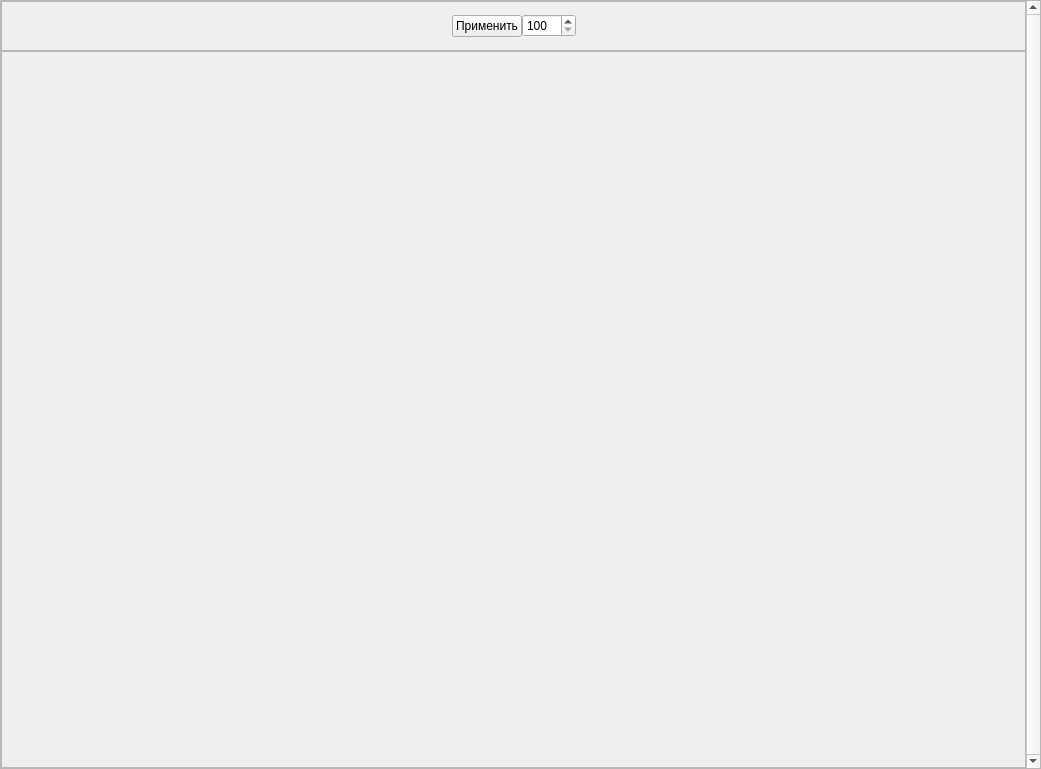
<?xml version="1.0" encoding="UTF-8"?>
<ui version="4.0">
 <class>MainWindow</class>
 <widget class="QMainWindow" name="MainWindow">
  <property name="geometry">
   <rect>
    <x>0</x>
    <y>0</y>
    <width>1041</width>
    <height>769</height>
   </rect>
  </property>
  <property name="windowTitle">
   <string>MainWindow</string>
  </property>
  <widget class="QWidget" name="centralwidget">
   <layout class="QHBoxLayout" name="horizontalLayout_2">
    <property name="spacing">
     <number>0</number>
    </property>
    <property name="leftMargin">
     <number>0</number>
    </property>
    <property name="topMargin">
     <number>0</number>
    </property>
    <property name="rightMargin">
     <number>0</number>
    </property>
    <property name="bottomMargin">
     <number>0</number>
    </property>
    <item>
     <widget class="QScrollArea" name="scrollArea">
      <property name="verticalScrollBarPolicy">
       <enum>Qt::ScrollBarAlwaysOn</enum>
      </property>
      <property name="widgetResizable">
       <bool>true</bool>
      </property>
      <widget class="QWidget" name="scrollAreaWidgetContents">
       <property name="geometry">
        <rect>
         <x>0</x>
         <y>0</y>
         <width>1022</width>
         <height>767</height>
        </rect>
       </property>
       <layout class="QVBoxLayout" name="verticalLayout_2">
        <property name="spacing">
         <number>0</number>
        </property>
        <property name="sizeConstraint">
         <enum>QLayout::SetMinimumSize</enum>
        </property>
        <property name="leftMargin">
         <number>0</number>
        </property>
        <property name="topMargin">
         <number>0</number>
        </property>
        <property name="rightMargin">
         <number>0</number>
        </property>
        <property name="bottomMargin">
         <number>0</number>
        </property>
        <item>
         <layout class="QGridLayout" name="gridLayout">
          <property name="spacing">
           <number>0</number>
          </property>
          <item row="1" column="0">
           <widget class="QFrame" name="layers_frame">
            <property name="layoutDirection">
             <enum>Qt::LeftToRight</enum>
            </property>
            <property name="frameShape">
             <enum>QFrame::StyledPanel</enum>
            </property>
            <property name="frameShadow">
             <enum>QFrame::Raised</enum>
            </property>
            <layout class="QVBoxLayout" name="ooo">
             <property name="spacing">
              <number>0</number>
             </property>
             <property name="leftMargin">
              <number>0</number>
             </property>
             <property name="topMargin">
              <number>0</number>
             </property>
             <property name="rightMargin">
              <number>0</number>
             </property>
             <property name="bottomMargin">
              <number>0</number>
             </property>
             <item>
              <layout class="QGridLayout" name="layout_plots"/>
             </item>
            </layout>
           </widget>
          </item>
          <item row="0" column="0">
           <widget class="QFrame" name="settings_frame">
            <property name="minimumSize">
             <size>
              <width>0</width>
              <height>50</height>
             </size>
            </property>
            <property name="maximumSize">
             <size>
              <width>16777215</width>
              <height>50</height>
             </size>
            </property>
            <property name="frameShape">
             <enum>QFrame::StyledPanel</enum>
            </property>
            <property name="frameShadow">
             <enum>QFrame::Raised</enum>
            </property>
            <layout class="QHBoxLayout" name="horizontalLayout_3">
             <property name="spacing">
              <number>0</number>
             </property>
             <property name="leftMargin">
              <number>0</number>
             </property>
             <property name="topMargin">
              <number>0</number>
             </property>
             <property name="rightMargin">
              <number>0</number>
             </property>
             <property name="bottomMargin">
              <number>0</number>
             </property>
             <item>
              <spacer name="horizontalSpacer_2">
               <property name="orientation">
                <enum>Qt::Horizontal</enum>
               </property>
               <property name="sizeHint" stdset="0">
                <size>
                 <width>40</width>
                 <height>20</height>
                </size>
               </property>
              </spacer>
             </item>
             <item>
              <widget class="QPushButton" name="accept">
               <property name="maximumSize">
                <size>
                 <width>70</width>
                 <height>16777215</height>
                </size>
               </property>
               <property name="text">
                <string>Применить</string>
               </property>
              </widget>
             </item>
             <item>
              <widget class="QSpinBox" name="sizeSpin">
               <property name="minimumSize">
                <size>
                 <width>50</width>
                 <height>0</height>
                </size>
               </property>
               <property name="maximumSize">
                <size>
                 <width>70</width>
                 <height>16777215</height>
                </size>
               </property>
               <property name="minimum">
                <number>100</number>
               </property>
               <property name="maximum">
                <number>1000</number>
               </property>
               <property name="singleStep">
                <number>50</number>
               </property>
              </widget>
             </item>
             <item>
              <spacer name="horizontalSpacer">
               <property name="orientation">
                <enum>Qt::Horizontal</enum>
               </property>
               <property name="sizeHint" stdset="0">
                <size>
                 <width>40</width>
                 <height>20</height>
                </size>
               </property>
              </spacer>
             </item>
            </layout>
           </widget>
          </item>
         </layout>
        </item>
       </layout>
      </widget>
     </widget>
    </item>
   </layout>
  </widget>
 </widget>
 <resources/>
 <connections/>
</ui>
